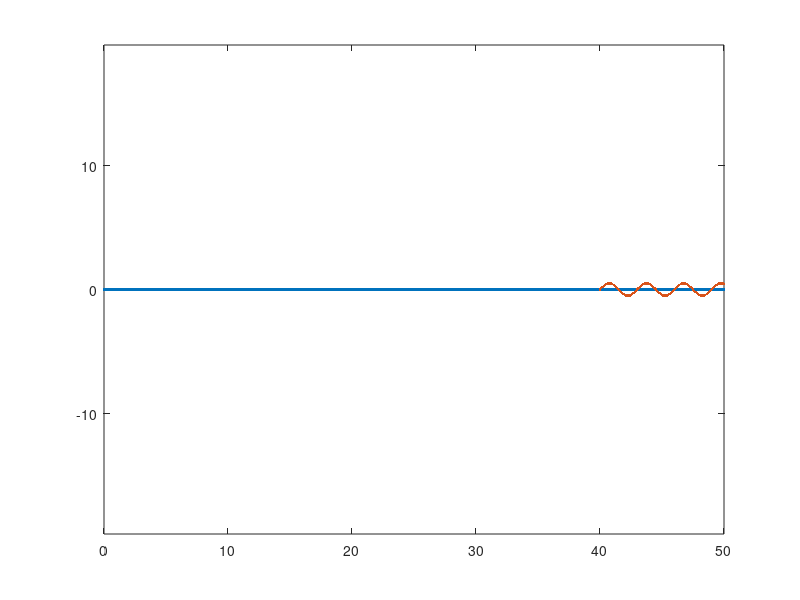

The MATLAB script that drew this image:
%% define parameters
L = 50; % catheter length (mm)
L_res = 0.1; % catheter node points resolution (mm)

pct_mark = 20; % length of catheter with marker (mm)
amp_mark = 0.5; % amplitude of the helix (mm)
per_mark = 3; % spatial period of the helix (mm)

%% calculate geometr
X = 0:L_res:L; % catheter X
Y = zeros(length(X),1); % catheter Y

len_mark = 0.01*pct_mark*L;
x_mark = 0:L_res:len_mark; 
y_mark = amp_mark*sin(2*pi*x_mark/per_mark);
x_mark = x_mark + (L - len_mark); % helix X

%% visualize
plot(X,Y,'.-');
hold on;
plot(x_mark,y_mark,'.-');
axis equal